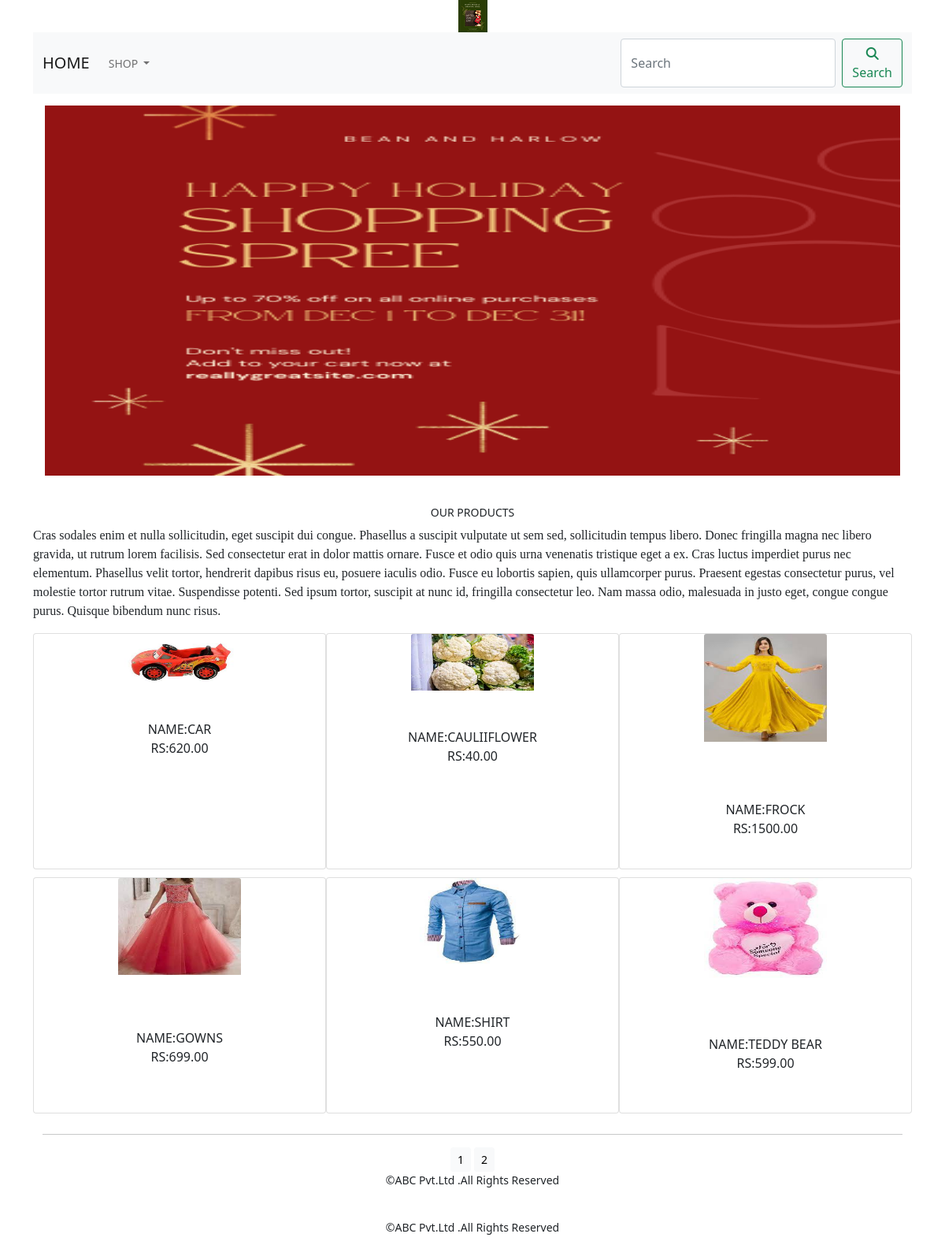
The app's page /shop/ with its own data.
### shopcart/models.py (models this page shows, shortened)
class Product(models.Model):
    name = models.CharField(max_length=250, unique=True)
    slug = models.SlugField(max_length=250, unique=True)
    description = models.TextField()
    price=models.DecimalField(max_digits=100,decimal_places=2)
    category=models.ForeignKey(Category,on_delete=models.CASCADE)
    image=models.ImageField(upload_to="product",blank=True)
    stock=models.IntegerField()
    available=models.BooleanField(blank=True)
    created=models.DateTimeField(auto_now_add=True)
    updated=models.DateTimeField(auto_now=True)
    def get_url(self):
        return reverse('shopcart:proCatetil',args=[self.category.slug,self.slug])
    class Meta:
        ordering=("name",)
        verbose_name="product"
        verbose_name_plural="products"

### shopcart/views.py (the view)
# urls.py: path("",views.allProCart,name="allProCat"),
def allProCart(request,c_slug=None):
    c_page=None
    products_list=None
    if c_slug!=None:
        c_page=get_object_or_404(Category,slug=c_slug)
        products_list=Product.objects.all().filter(category=c_page,available=True)
    else:
        products_list = Product.objects.all().filter(available=True)
    paginator=Paginator(products_list,6)
    try:
        page=int(request.GET.get('page',1))
    except:
        page=1
    try:
        products=paginator.page(page)
    except  (EmptyPage,InvalidPage):
        products=paginator.page(paginator.num_pages)
    return  render(request,'category.html',{'category':c_page,'products':products })

### cart/context_processors.py (called while the page is built)
def counter(request):
    item_count=0
    if 'admin' in request.path:
        return {}
    else:
        try:
            cart=Cart.objects.filter(cart_id=_cart_id(request))
            car_items=CartItem.objects.all().filter(cart=cart[:1])
            for cart_item in car_items:
                item_count += cart_item.quantity
        except Cart.DoesNotExist:
            item_count=0
    return dict(item_count=item_count)

### cart/views.py (called while the page is built)
def _cart_id(request):
    cart=request.session.session_key
    if not cart:
        cart=request.session.create()
    return cart

### shopcart/context_processors.py (called while the page is built)
def menu_links(request):
    links=Category.objects.all()
    return dict(links=links)

### shopcart/models.py (called while the page is built)
    def get_url(self):
        return reverse("shopcart:product_by_category",args=[self.slug])

### shopcart/templates/category.html (shortened to what this page needs)
{% extends 'base.html' %}
{% load static %}
{% block content %}
        <div class="mx_auto">
            {% if category %}
            <img class="my_image" src="{{ category.image.url }}" alt="{{ category.name }}" style="width:100%;height:200px;">
        </div> <br>
        <div>
            <h1 class="text-center my-title">{{ category.name }}</h1>
            <p class="text-justify">{{ category.description }}</p>
        </div>
        {% else %}
        <div>
            <img class="my_image my_image_padding" src="{% static 'img/logo.png' %}" style="width:100%;height:500px;"
                 alt="our products">
        </div>
        <br>
<div>
    <h1 class="text-center my-title">Our products</h1>
    <p class="text-justify" style="font-family: 'Climate Crisis', cursive;"> Cras sodales enim et nulla sollicitudin, eget suscipit dui congue. Phasellus a suscipit
        vulputate ut sem sed, sollicitudin tempus libero. Donec fringilla magna nec libero gravida, ut rutrum lorem
        facilisis. Sed consectetur erat in dolor mattis ornare. Fusce et odio quis urna venenatis tristique eget a ex.
        Cras luctus imperdiet purus nec elementum. Phasellus velit tortor, hendrerit dapibus risus eu, posuere iaculis
        odio. Fusce eu lobortis sapien, quis ullamcorper purus. Praesent egestas consectetur purus, vel molestie tortor
        rutrum vitae. Suspendisse potenti. Sed ipsum tortor, suscipit at nunc id, fringilla consectetur leo. Nam massa
        odio, malesuada in justo eget, congue congue purus. Quisque bibendum nunc risus. </p>
</div>
{% endif %}
<div class="container">
    <div class="row mx_auto">
        {% for product in products.object_list %}
        <div class="my_bottom_margin col-9 col-sm-12 col-md-4">
            <div class="row">
            <div class="card text-center" style="width:400px;height:300px;">
                <a href="{{product.get_url}}"><img class="card-img-top my_image" style="width:45%;height:70%" src="{{product.image.url}}"
                                                   alt={{product.name}}""></a>
                <div class="card-body">
                    <div>Name:{{ product.name }}</div>
                    <div>Rs:{{ product.price }}</div>
                </div>
                </div>
            </div>
        </div>
                    {%endfor%}
        <div class="mx-auto">
            {% if products.paginator.num_pages > 1 %}
            <hr>
            <div class="text-center">
                {% for pg in products.paginator.page_range %}
                <a href="?page={{pg}}"
                   class="btn btn-light btn-sm{%if products.number == pg%} active {%endif%}">{{pg}}</a>
                {% endfor %}
            </div>
            {% endif %}
        </div>
        <br>
    </div>
</div>
{% endblock %}

### shopcart/templates/base.html (shortened to what this page needs)
<!DOCTYPE html>
{% load static %}
<html lang="en">
<head>
    <link href="{% static 'css/bootstrap.min.css' %}" rel="stylesheet">
    <link rel="stylesheet" href="{% static 'css/custom.css' %}">
</head>
<body>
<div class="container">
    {% include 'header.html' %}
    {% include 'nav.html' %}
    {% block content %}
    {% endblock %}
</div>
<div>
    {% include 'footer.html' %}
</div>
</body>
</html>

### shopcart/templates/header.html
{% load static %}
<header>
    <center>
        <a href="{% url 'shopcart:allProCat' %}"><img src="{% static 'img/abc.png' %}" alt="logoimage"></a>
    </center>
</header>

### shopcart/templates/nav.html (shortened to what this page needs)
<nav class="navbar navbar-expand-lg navbar-light bg-light">
    <div class="container-fluid">
        <a class="navbar-brand" href="{% url 'shopcart:allProCat' %}">HOME</a>
        <div class="collapse navbar-collapse" id="navbarSupportedContent">
            <ul class="navbar-nav me-auto mb-2 mb-lg-0">
                <li class="nav-item dropdown ">
                    <a class="nav-link dropdown-toggle" href="#" id="navbarDropdown" role="button"
                       data-bs-toggle="dropdown" aria-expanded="false">
                        SHOP
                    </a>
                </li>
            </ul>
            <form class="d-flex" action="{% url 'search_app:searchResult' %}" method="get">
                <input class="form-control me-2" type="search" placeholder="Search" aria-label="Search" name="q">
                <button class="btn btn-outline-success" type="submit"><i class="fa fa-magnifying-glass"></i>Search
                </button>
            </form>
        </div>
    </div>
</nav>

### shopcart/templates/footer.html
<footer class="footer navbar-fixed-bottom my_footer">
    <p class="text-center ">
        &copy;ABC Pvt.Ltd .All Rights Reserved
    </p>
</footer>
<footer class="mt-auto">
<div class="footer navbar-fixed-bottom my_footer">
    <p class="text-center ">
        &copy;ABC Pvt.Ltd .All Rights Reserved
    </p>
</div></footer>

### shopcart/static/css/custom.css (style rules this page uses)
.nav-item { font-size:14px; text-transform:uppercase; }
.my_footer { background-color:#f8f9fq; height:60px; }
.my_footer p { padding-top:2-px; font-size:14px; }
.my-title { font-size:14px; text-transform:uppercase; }
.my_image_padding { padding:15px; }
.my_bottom_margin { margin-bottom:10px; }
.card-body { text-transform:uppercase; }
.card-img-top { width:45%; }

### records on screen
Product: image (picture), name "CAR", price "620.00"
Product: image (picture), name "CAULIIFLOWER", price "40.00"
Product: image (picture), name "FROCK", price "1500.00"
Product: image (picture), name "GOWNS", price "699.00"
Product: image (picture), name "SHIRT", price "550.00"
Product: image (picture), name "TEDDY BEAR", price "599.00"

### other values on screen
{{ pg }} "1" "2"
